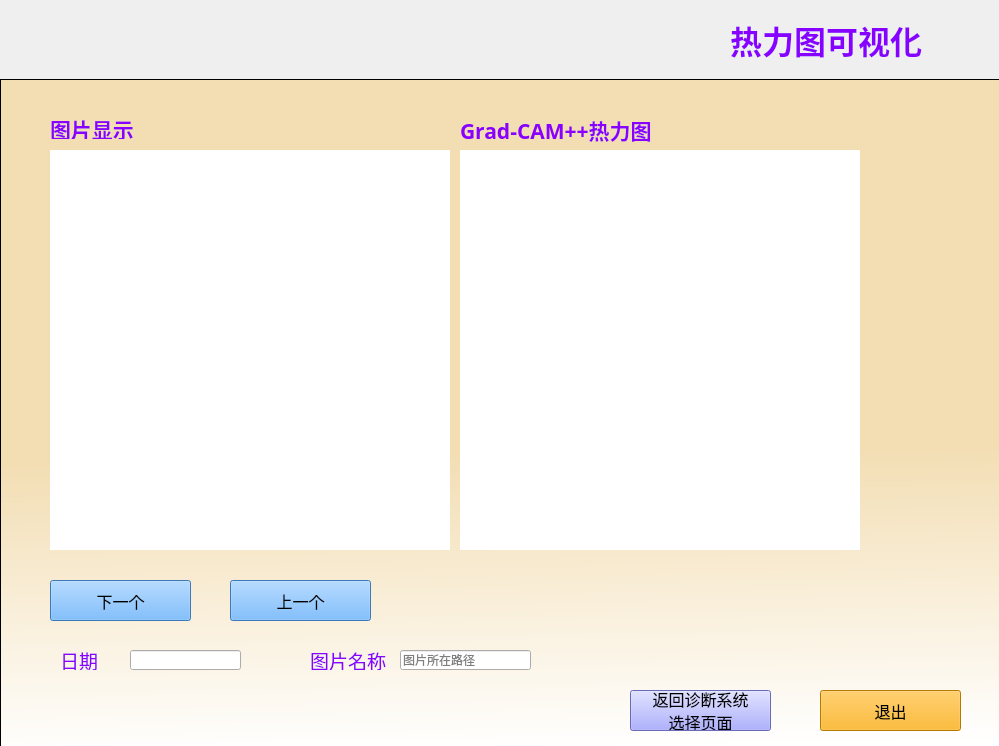
<?xml version="1.0" encoding="UTF-8"?>
<ui version="4.0">
 <class>Form</class>
 <widget class="QWidget" name="Form">
  <property name="geometry">
   <rect>
    <x>0</x>
    <y>0</y>
    <width>999</width>
    <height>746</height>
   </rect>
  </property>
  <property name="palette">
   <palette>
    <active>
     <colorrole role="WindowText">
      <brush brushstyle="SolidPattern">
       <color alpha="255">
        <red>136</red>
        <green>0</green>
        <blue>255</blue>
       </color>
      </brush>
     </colorrole>
     <colorrole role="Button">
      <brush brushstyle="SolidPattern">
       <color alpha="255">
        <red>119</red>
        <green>139</green>
        <blue>255</blue>
       </color>
      </brush>
     </colorrole>
     <colorrole role="ButtonText">
      <brush brushstyle="SolidPattern">
       <color alpha="255">
        <red>170</red>
        <green>0</green>
        <blue>0</blue>
       </color>
      </brush>
     </colorrole>
    </active>
    <inactive>
     <colorrole role="WindowText">
      <brush brushstyle="SolidPattern">
       <color alpha="255">
        <red>136</red>
        <green>0</green>
        <blue>255</blue>
       </color>
      </brush>
     </colorrole>
     <colorrole role="Button">
      <brush brushstyle="SolidPattern">
       <color alpha="255">
        <red>119</red>
        <green>139</green>
        <blue>255</blue>
       </color>
      </brush>
     </colorrole>
     <colorrole role="ButtonText">
      <brush brushstyle="SolidPattern">
       <color alpha="255">
        <red>170</red>
        <green>0</green>
        <blue>0</blue>
       </color>
      </brush>
     </colorrole>
    </inactive>
    <disabled>
     <colorrole role="WindowText">
      <brush brushstyle="SolidPattern">
       <color alpha="255">
        <red>120</red>
        <green>120</green>
        <blue>120</blue>
       </color>
      </brush>
     </colorrole>
     <colorrole role="Button">
      <brush brushstyle="SolidPattern">
       <color alpha="255">
        <red>119</red>
        <green>139</green>
        <blue>255</blue>
       </color>
      </brush>
     </colorrole>
     <colorrole role="ButtonText">
      <brush brushstyle="SolidPattern">
       <color alpha="255">
        <red>120</red>
        <green>120</green>
        <blue>120</blue>
       </color>
      </brush>
     </colorrole>
    </disabled>
   </palette>
  </property>
  <property name="font">
   <font>
    <family>等线</family>
   </font>
  </property>
  <property name="windowTitle">
   <string>热力图可视化界面</string>
  </property>
  <property name="layoutDirection">
   <enum>Qt::LeftToRight</enum>
  </property>
  <property name="autoFillBackground">
   <bool>false</bool>
  </property>
  <widget class="QLabel" name="label">
   <property name="geometry">
    <rect>
     <x>730</x>
     <y>-10</y>
     <width>271</width>
     <height>101</height>
    </rect>
   </property>
   <property name="font">
    <font>
     <family>等线</family>
     <pointsize>24</pointsize>
     <weight>75</weight>
     <bold>true</bold>
    </font>
   </property>
   <property name="styleSheet">
    <string notr="true">color rgb(0, 0, 0)</string>
   </property>
   <property name="text">
    <string>&lt;html&gt;&lt;head/&gt;&lt;body&gt;&lt;p&gt;热力图可视化&lt;/p&gt;&lt;/body&gt;&lt;/html&gt;</string>
   </property>
   <property name="textFormat">
    <enum>Qt::AutoText</enum>
   </property>
  </widget>
  <widget class="QPushButton" name="pushButton6">
   <property name="geometry">
    <rect>
     <x>630</x>
     <y>690</y>
     <width>141</width>
     <height>41</height>
    </rect>
   </property>
   <property name="font">
    <font>
     <family>等线</family>
     <pointsize>12</pointsize>
    </font>
   </property>
   <property name="styleSheet">
    <string notr="true">background-color: rgb(147, 149, 255);</string>
   </property>
   <property name="text">
    <string>返回诊断系统
选择页面</string>
   </property>
  </widget>
  <widget class="QPushButton" name="pushButton8">
   <property name="geometry">
    <rect>
     <x>820</x>
     <y>690</y>
     <width>141</width>
     <height>41</height>
    </rect>
   </property>
   <property name="font">
    <font>
     <family>等线</family>
     <pointsize>12</pointsize>
     <weight>50</weight>
     <bold>false</bold>
    </font>
   </property>
   <property name="styleSheet">
    <string notr="true">background-color: rgb(255, 170, 0);
color: rgb(0, 0, 0);</string>
   </property>
   <property name="text">
    <string>退出</string>
   </property>
  </widget>
  <widget class="QLineEdit" name="lineEdit2">
   <property name="geometry">
    <rect>
     <x>130</x>
     <y>650</y>
     <width>111</width>
     <height>20</height>
    </rect>
   </property>
   <property name="text">
    <string/>
   </property>
  </widget>
  <widget class="QLabel" name="label2">
   <property name="geometry">
    <rect>
     <x>60</x>
     <y>650</y>
     <width>71</width>
     <height>20</height>
    </rect>
   </property>
   <property name="font">
    <font>
     <family>等线 Light</family>
     <pointsize>14</pointsize>
    </font>
   </property>
   <property name="styleSheet">
    <string notr="true">color rgb(0, 0, 127)</string>
   </property>
   <property name="text">
    <string>日期</string>
   </property>
   <property name="buddy">
    <cstring>lineEdit2</cstring>
   </property>
  </widget>
  <widget class="QLabel" name="label4">
   <property name="geometry">
    <rect>
     <x>50</x>
     <y>119</y>
     <width>101</width>
     <height>20</height>
    </rect>
   </property>
   <property name="font">
    <font>
     <family>等线</family>
     <pointsize>16</pointsize>
     <weight>75</weight>
     <bold>true</bold>
    </font>
   </property>
   <property name="styleSheet">
    <string notr="true">color rgb(0, 0, 127)</string>
   </property>
   <property name="text">
    <string>图片显示</string>
   </property>
  </widget>
  <widget class="QLabel" name="label3">
   <property name="geometry">
    <rect>
     <x>460</x>
     <y>100</y>
     <width>281</width>
     <height>61</height>
    </rect>
   </property>
   <property name="font">
    <font>
     <family>等线</family>
     <pointsize>16</pointsize>
     <weight>75</weight>
     <bold>true</bold>
    </font>
   </property>
   <property name="styleSheet">
    <string notr="true">color rgb(0, 0, 127)</string>
   </property>
   <property name="text">
    <string>&lt;html&gt;&lt;head/&gt;&lt;body&gt;&lt;p&gt;Grad-CAM++热力图&lt;/p&gt;&lt;/body&gt;&lt;/html&gt;</string>
   </property>
  </widget>
  <widget class="QListView" name="listView">
   <property name="geometry">
    <rect>
     <x>0</x>
     <y>79</y>
     <width>1000</width>
     <height>671</height>
    </rect>
   </property>
   <property name="styleSheet">
    <string notr="true">background-color: qlineargradient(spread:pad, x1:0.483, y1:0, x2:0.511727, y2:1, stop:0.5625 rgba(243, 222, 180, 255), stop:1 rgba(255, 255, 255, 255));</string>
   </property>
  </widget>
  <widget class="QLabel" name="label5">
   <property name="geometry">
    <rect>
     <x>50</x>
     <y>150</y>
     <width>400</width>
     <height>400</height>
    </rect>
   </property>
   <property name="styleSheet">
    <string notr="true">background-color: rgb(255, 255, 255);</string>
   </property>
   <property name="text">
    <string/>
   </property>
   <property name="buddy">
    <cstring>lineEdit5</cstring>
   </property>
  </widget>
  <widget class="QLineEdit" name="lineEdit5">
   <property name="geometry">
    <rect>
     <x>400</x>
     <y>650</y>
     <width>131</width>
     <height>20</height>
    </rect>
   </property>
   <property name="placeholderText">
    <string>图片所在路径</string>
   </property>
  </widget>
  <widget class="QLabel" name="label6">
   <property name="geometry">
    <rect>
     <x>460</x>
     <y>150</y>
     <width>400</width>
     <height>400</height>
    </rect>
   </property>
   <property name="styleSheet">
    <string notr="true">background-color: rgb(255, 255, 255);</string>
   </property>
   <property name="text">
    <string/>
   </property>
   <property name="buddy">
    <cstring>lineEdit5</cstring>
   </property>
  </widget>
  <widget class="QPushButton" name="pushButton2">
   <property name="geometry">
    <rect>
     <x>50</x>
     <y>580</y>
     <width>141</width>
     <height>41</height>
    </rect>
   </property>
   <property name="font">
    <font>
     <family>等线</family>
     <pointsize>12</pointsize>
    </font>
   </property>
   <property name="styleSheet">
    <string notr="true">background-color:rgb(85, 170, 255)</string>
   </property>
   <property name="text">
    <string>下一个</string>
   </property>
  </widget>
  <widget class="QPushButton" name="pushButton3">
   <property name="geometry">
    <rect>
     <x>230</x>
     <y>580</y>
     <width>141</width>
     <height>41</height>
    </rect>
   </property>
   <property name="font">
    <font>
     <family>等线</family>
     <pointsize>12</pointsize>
    </font>
   </property>
   <property name="styleSheet">
    <string notr="true">background-color:rgb(85, 170, 255)</string>
   </property>
   <property name="text">
    <string>上一个</string>
   </property>
  </widget>
  <widget class="QLabel" name="label7">
   <property name="geometry">
    <rect>
     <x>310</x>
     <y>650</y>
     <width>81</width>
     <height>20</height>
    </rect>
   </property>
   <property name="font">
    <font>
     <family>等线 Light</family>
     <pointsize>14</pointsize>
    </font>
   </property>
   <property name="styleSheet">
    <string notr="true">color rgb(0, 0, 127)</string>
   </property>
   <property name="text">
    <string>图片名称</string>
   </property>
   <property name="buddy">
    <cstring>lineEdit2</cstring>
   </property>
  </widget>
  <widget class="QLabel" name="label_2">
   <property name="geometry">
    <rect>
     <x>0</x>
     <y>-10</y>
     <width>1091</width>
     <height>101</height>
    </rect>
   </property>
   <property name="text">
    <string/>
   </property>
   <property name="pixmap">
    <pixmap resource="apprcc.qrc">:/pic/tittle.png</pixmap>
   </property>
  </widget>
  <zorder>label_2</zorder>
  <zorder>listView</zorder>
  <zorder>label</zorder>
  <zorder>pushButton6</zorder>
  <zorder>pushButton8</zorder>
  <zorder>lineEdit2</zorder>
  <zorder>label2</zorder>
  <zorder>label4</zorder>
  <zorder>label3</zorder>
  <zorder>label5</zorder>
  <zorder>lineEdit5</zorder>
  <zorder>label6</zorder>
  <zorder>pushButton2</zorder>
  <zorder>pushButton3</zorder>
  <zorder>label7</zorder>
 </widget>
 <resources>
  <include location="apprcc.qrc"/>
 </resources>
 <connections/>
</ui>
